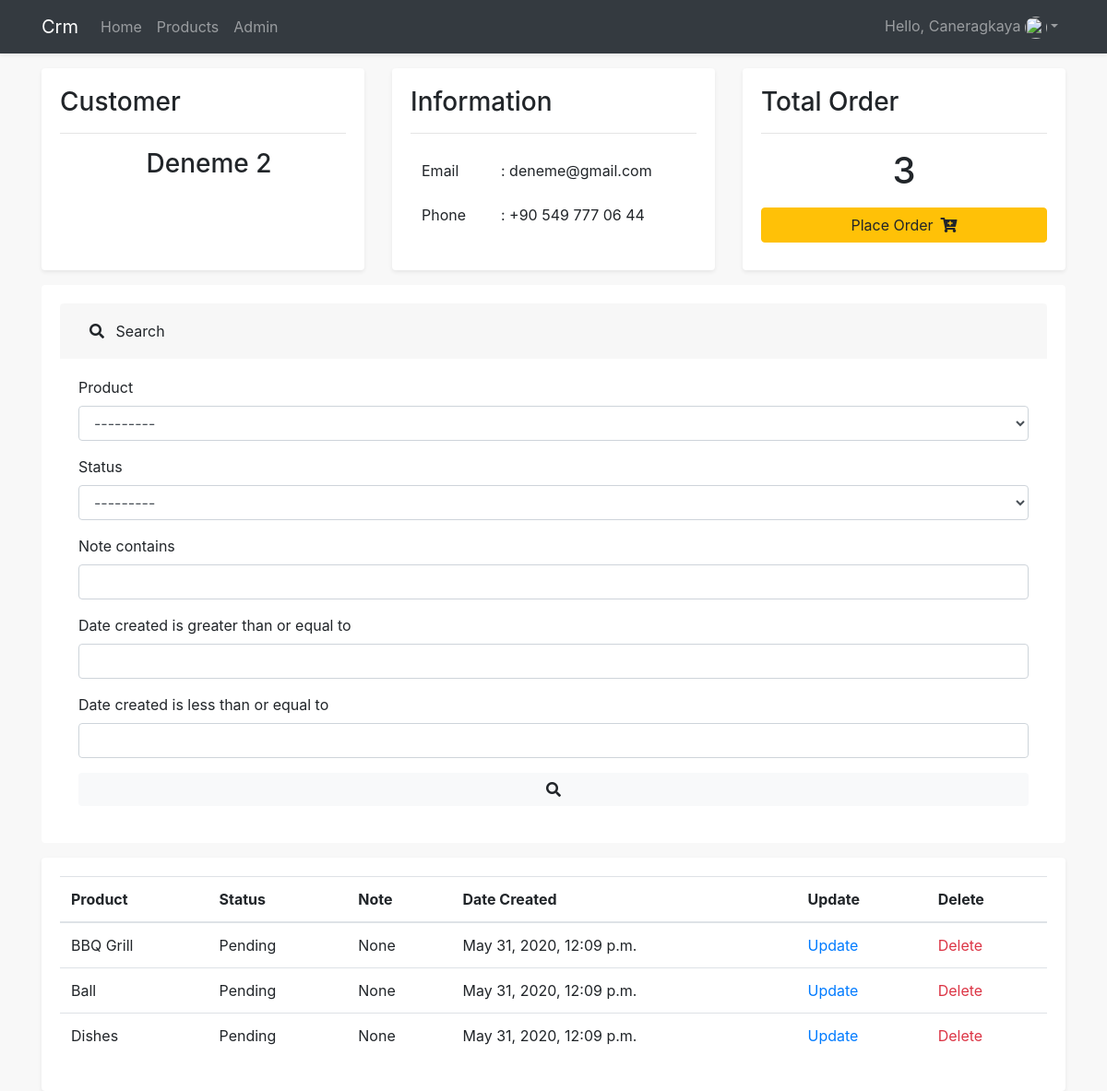
The page /customer/7/ (signed in) on the database its author committed.
### accounts/models.py (models this page shows, shortened)
class Customer(models.Model):
    user = models.OneToOneField(
        User, null=True, blank=True, on_delete=models.CASCADE)
    name = models.CharField(max_length=200, null=True)
    phone = models.CharField(max_length=200, null=True)
    email = models.CharField(max_length=200, null=True)
    date_created = models.DateTimeField(auto_now_add=True, null=True)
    profile_pic = models.ImageField(
        default="profile.png", null=True, blank=True)

class Order(models.Model):
    STATUS = (
        ('Pending', 'Pending'),
        ('Out for delivery', 'Out for delivery'),
        ('Delivered', 'Delivered'),
    )
    customer = models.ForeignKey(
        Customer, null=True, on_delete=models.SET_NULL)
    product = models.ForeignKey(Product, null=True, on_delete=models.SET_NULL)
    date_created = models.DateTimeField(auto_now_add=True, null=True)
    status = models.CharField(max_length=200, null=True, choices=STATUS)
    note = models.CharField(max_length=200, null=True)

class Product(models.Model):
    CATEGORY = (
        ('Indoor', 'Indoor'),
        ('Out Door', 'Out Door'),
    )
    name = models.CharField(max_length=200, null=True)
    price = models.FloatField(null=True)
    category = models.CharField(max_length=200, null=True, choices=CATEGORY)
    description = models.CharField(max_length=200, null=True, blank=True)
    date_created = models.DateTimeField(auto_now_add=True, null=True)
    tags = models.ManyToManyField(Tag)
    def __str__(self):
        return self.name

### accounts/decorators.py (the view)
        def wrapper_func(request, *args, **kwargs):
            group = None
            if request.user.groups.exists():
                group = request.user.groups.all()[0].name
            if group in allowed_roles:
                return view_func(request, *args, **kwargs)
            else:
                return HttpResponse('You are not authorized to view this page')

### accounts/views.py (called while the page is built)
@login_required(login_url='login')
@allowed_users(allowed_roles=['admin'])
def customerpage(request, pk):
    customer = Customer.objects.get(id=pk)
    orders = customer.order_set.all()
    total_orders = orders.count()
    myFilter = OrderFilter(request.GET, queryset=orders)
    orders = myFilter.qs
    context = {
        'myFilter': myFilter,
        'customer': customer, 'total_orders': total_orders, 'orders': orders,
    }
    return render(request, 'accounts/customer.html', context)

### accounts/templates/accounts/customer.html (shortened to what this page needs)
{% extends 'main.html' %}
{% load crispy_forms_tags %}
{% block content %}
<div class="row">
    <div class="col-lg-4 mb-3">
        <div class="card shadow-sm border-0 h-100">
            <div class="card-body">
                <h3>Customer</h3>
                <hr>
                <div class="d-flex align-items-center">
                    <h3 class="ml-3">{{customer.name}}</h3>
                </div>
            </div>
        </div>
    </div>
    <div class="col-lg-4 mb-3">
        <div class="card shadow-sm border-0 h-100">
            <div class="card-body ">
                <h3>Information</h3>
                <hr>
                <table class="table table-borderless">
                    <tr>
                        <td>Email</td>
                        <td>: {{customer.email}}</td>
                    </tr>
                    <tr>
                        <td>Phone</td>
                        <td>: {{customer.phone}}</td>
                    </tr>
                </table>
            </div>
        </div>
    </div>
    <div class="col-lg-4 mb-3">
        <div class="card shadow-sm border-0 h-100">
            <div class="card-body">
                <h3>Total Order</h3>
                <hr>
                <h1 class="text-center">{{total_orders}}</h1>
                <a href="{% url 'create_order' customer.id %}" class="btn btn-warning btn-block mt-3">Place Order<i
                        class="fas fa-cart-plus ml-2"></i></a>
            </div>
        </div>
    </div>
</div>
<div class="row mb-3">
    <div class="col-lg-12">
        <div class="card border-0">
            <div class="card-body">
                <div class="accordion" id="accordionExample">
                    <div class="card border-0">
                        <div class="card-header border-0" id="headingOne">
                            <h2 class="mb-0">
                                <button class="btn btn-block text-left border-0" type="button" data-toggle="collapse"
                                    data-target="#collapseOne" aria-expanded="true" aria-controls="collapseOne">
                                    <i class="fas fa-search mr-2"></i> Search
                                </button>
                            </h2>
                        </div>
                        <div id="collapseOne" class="collapse show" aria-labelledby="headingOne"
                            data-parent="#accordionExample">
                            <div class="card-body ">
                                <form action="" method="get">
                                    {{myFilter.form |crispy }}
                                    <button type="submit" class="btn btn-light btn-block border-0"><i
                                            class="fas fa-search"></i></button>
                                </form>
                            </div>
                        </div>
                    </div>
                </div>
            </div>
        </div>
    </div>
</div>
<div class="row">
    <div class="col-lg-12">
        <div class="card shadow-sm border-0">
            <div class="card-body table-responsive">
                <table class="table">
                    <thead>
                        <tr>
                            <th scope="col">Product</th>
                            <th scope="col">Status</th>
                            <th scope="col">Note</th>
                            <th scope="col">Date Created</th>
                            <th scope="col">Update</th>
                            <th scope="col">Delete</th>
                        </tr>
                    </thead>
                    <tbody>
                        {% for order in orders %}
                        <tr>
                            <td>{{order.product}}</td>
                            <td>{{order.status}}</td>
                            <td>{{order.note}}</td>
                            <td>{{order.date_created}}</td>
                            <td><a href="{% url 'update_order' order.id %}">Update</td>
                            <td><a href="{% url 'delete_order' order.id %}" class="text-danger">Delete</td>
                        </tr>
                        {% endfor %}
                    </tbody>
                </table>
            </div>
        </div>
    </div>
</div>
{% endblock content %}

### accounts/templates/navbar.html (shortened to what this page needs)
<nav class="navbar navbar-expand-lg navbar-dark bg-dark shadow-sm fixed-top text-capitalize">
    <div class="container">
        <a class="navbar-brand" href="{% url 'home' %}">crm</a>
        <div class="collapse navbar-collapse" id="collapsibleNavId">
            <ul class="navbar-nav mr-auto mt-2 mt-lg-0">
            {% if request.user.is_staff %}
                <li class="nav-item">
                    <a class="nav-link" href="{% url 'home' %}">Home</a>
                </li>
                <li class="nav-item">
                    <a class="nav-link" href="{% url 'products' %}">Products</a>
                </li>
                <li class="nav-item">
                    <a class="nav-link" href="/admin">Admin</a>
                </li>
            {% endif %}
            </ul>
            <ul class="navbar-nav ml-auto">
            {% if user.is_authenticated %}
                <li class="nav-item dropdown">
                    <a class="nav-link dropdown-toggle" href="#" id="dropdownId" data-toggle="dropdown"
                        aria-haspopup="true" aria-expanded="false">hello, {{user.username}} <img src="{{request.user.customer.profile_pic.url}}" alt="" class="card-img rounded-circle" style="width:24px; height:24px; object-fit:cover;"></a>
                </li>
            {% else %}
                 <li class="nav-item">
                    <a class="nav-link" href="{% url 'login' %}">Login</a>
                </li>
            {% endif %}
            </ul>
        </div>
    </div>
</nav>

### rows shown on the page
Customer: name "Deneme 2", email "deneme@gmail.com", phone "+90 549 777 06 44"
Order: product "BBQ Grill", status "Pending", note "None", date_created "May 31, 2020, 12:09 p.m."
Order: product "Ball", status "Pending", note "None", date_created "May 31, 2020, 12:09 p.m."
Order: product "Dishes", status "Pending", note "None", date_created "May 31, 2020, 12:09 p.m."

### other values the page prints
{{ user.username }} "Caneragkaya"
{{ total_orders }} "3"
